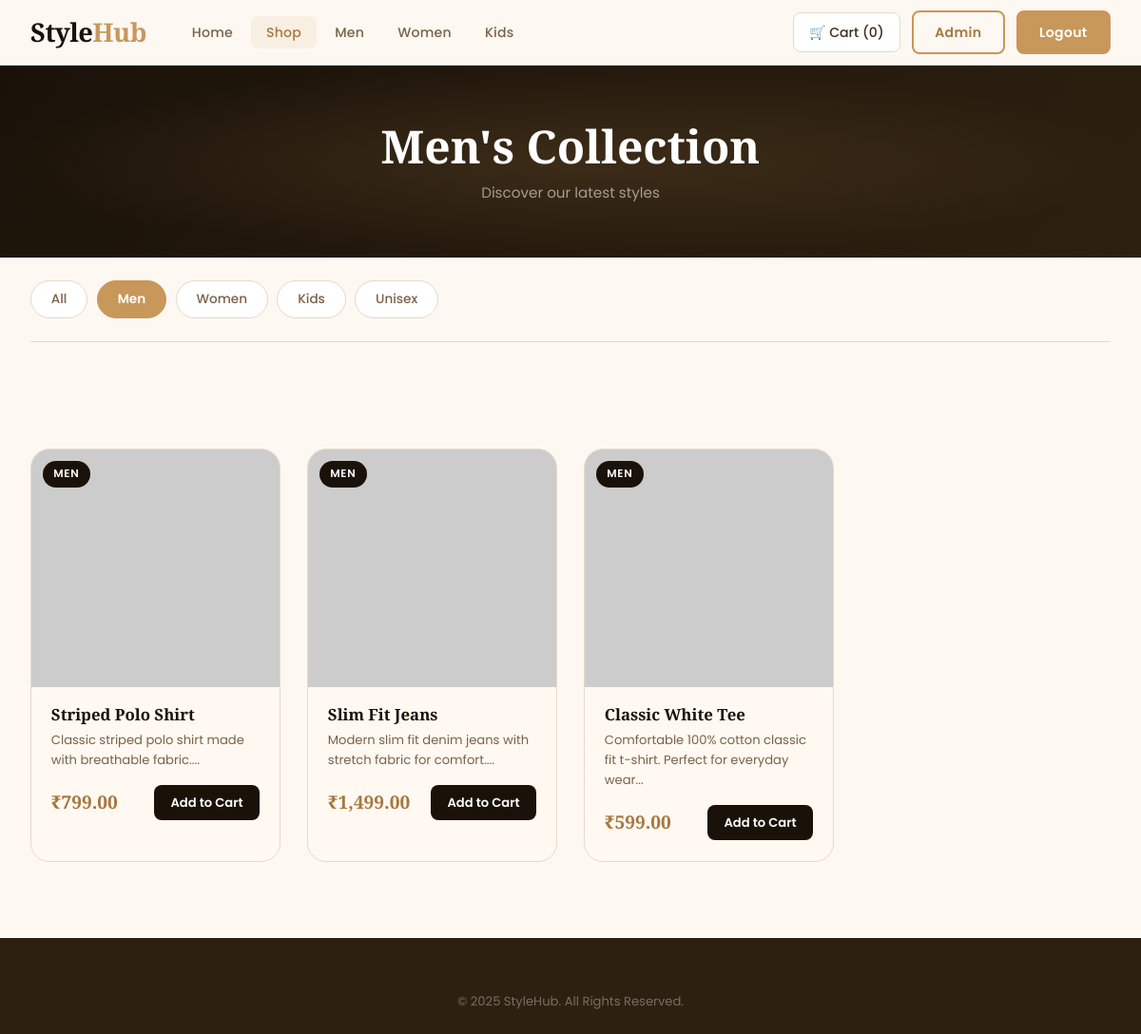
The app's page /products.php?category=Men (signed in) with its own data.
### tables this page shows
CREATE TABLE products (
    id INT AUTO_INCREMENT PRIMARY KEY,
    name VARCHAR(150) NOT NULL,
    description TEXT,
    price DECIMAL(10,2) NOT NULL,
    category VARCHAR(50) NOT NULL,         
    image VARCHAR(255) DEFAULT 'placeholder.jpg',
    stock INT DEFAULT 10,
    created_at TIMESTAMP DEFAULT CURRENT_TIMESTAMP
);

### products.php (the view, shortened to what this page needs)
<?php
require_once 'config.php';
$category = isset($_GET['category']) ? trim($_GET['category']) : '';
if (!empty($category)) {
    $stmt = mysqli_prepare($conn, "SELECT * FROM products WHERE category = ? ORDER BY id DESC");
    mysqli_stmt_bind_param($stmt, "s", $category);
    mysqli_stmt_execute($stmt);
    $result = mysqli_stmt_get_result($stmt);
} else {
    $result = mysqli_query($conn, "SELECT * FROM products ORDER BY id DESC");
}
$cart_count = 0;
if (isset($_SESSION['user_id'])) {
    $cc = mysqli_prepare($conn, "SELECT SUM(quantity) as total FROM cart WHERE user_id = ?");
    mysqli_stmt_bind_param($cc, "i", $_SESSION['user_id']);
    mysqli_stmt_execute($cc);
    $cart_count = (int)(mysqli_fetch_assoc(mysqli_stmt_get_result($cc))['total'] ?? 0);
}
?>
<!DOCTYPE html>
<html lang="en">
<head>
    <link rel="stylesheet" href="style.css">
</head>
<body>
<nav class="navbar">
    <div class="nav-container">
        <a href="index.php" class="logo">Style<span>Hub</span></a>
        <ul class="nav-links">
            <li><a href="index.php">Home</a></li>
            <li><a href="products.php" class="active">Shop</a></li>
            <li><a href="products.php?category=Men">Men</a></li>
            <li><a href="products.php?category=Women">Women</a></li>
            <li><a href="products.php?category=Kids">Kids</a></li>
        </ul>
        <div class="nav-right">
            <?php if (isset($_SESSION['user_id'])): ?>
                <a href="cart.php" class="btn-icon">🛒 Cart (<?= $cart_count ?>)</a>
                <?php if ($_SESSION['is_admin']): ?>
                    <a href="admin.php" class="btn-outline">Admin</a>
                <?php endif; ?>
                <a href="logout.php" class="btn-primary">Logout</a>
            <?php else: ?>
                <a href="login.php" class="btn-outline">Login</a>
                <a href="register.php" class="btn-primary">Register</a>
            <?php endif; ?>
        </div>
    </div>
</nav>
<div class="page-header">
    <h1><?= $category ? htmlspecialchars($category) . "'s Collection" : "All Products" ?></h1>
    <p>Discover our latest styles</p>
</div>
<div class="container">
    <div class="filter-bar">
        <a href="products.php" class="filter-btn <?= empty($category) ? 'active' : '' ?>">All</a>
        <a href="products.php?category=Men" class="filter-btn <?= $category == 'Men' ? 'active' : '' ?>">Men</a>
        <a href="products.php?category=Women" class="filter-btn <?= $category == 'Women' ? 'active' : '' ?>">Women</a>
        <a href="products.php?category=Kids" class="filter-btn <?= $category == 'Kids' ? 'active' : '' ?>">Kids</a>
        <a href="products.php?category=Unisex" class="filter-btn <?= $category == 'Unisex' ? 'active' : '' ?>">Unisex</a>
    </div>
</div>
<section class="products-section">
    <div class="container">
        <?php if (mysqli_num_rows($result) == 0): ?>
            <div class="empty-state">
                <div class="empty-icon">👕</div>
                <h3>No products found</h3>
                <p>Try a different category</p>
                <a href="products.php" class="btn-primary">View All</a>
            </div>
        <?php else: ?>
            <div class="product-grid">
                <?php while ($product = mysqli_fetch_assoc($result)): ?>
                <div class="product-card">
                    <div class="product-img">
                        <img src="uploads/<?= htmlspecialchars($product['image']) ?>"
                             alt="<?= htmlspecialchars($product['name']) ?>"
                             onerror="this.src='https://placehold.co/300x380/f5e8d5/c8975a?text=No+Image'">
                        <span class="product-badge"><?= htmlspecialchars($product['category']) ?></span>
                    </div>
                    <div class="product-info">
                        <h3><?= htmlspecialchars($product['name']) ?></h3>
                        <p class="product-desc"><?= htmlspecialchars(substr($product['description'], 0, 70)) ?>...</p>
                        <div class="product-footer">
                            <span class="price"><?= CURRENCY . number_format($product['price'], 2) ?></span>
                            <?php if (isset($_SESSION['user_id'])): ?>
                                <a href="cart.php?action=add&id=<?= $product['id'] ?>"
                                   class="btn-cart"
                                   onclick="showToast('Added to cart!')">
                                    Add to Cart
                                </a>
                            <?php else: ?>
                                <a href="login.php" class="btn-cart">Login to Buy</a>
                            <?php endif; ?>
                        </div>
                    </div>
                </div>
                <?php endwhile; ?>
            </div>
        <?php endif; ?>
    </div>
</section>
<footer class="footer">
    <div class="container">
        <div class="footer-bottom">
            <p>&copy; 2025 StyleHub. All Rights Reserved.</p>
        </div>
    </div>
</footer>
</body>
</html>

### records on screen
products: category "MEN", name "Striped Polo Shirt", description "Classic striped polo shirt made with breathable fabric.", price "799.00"
products: category "MEN", name "Slim Fit Jeans", description "Modern slim fit denim jeans with stretch fabric for comfort.", price "1,499.00"
products: category "MEN", name "Classic White Tee", description "Comfortable 100% cotton classic fit t-shirt. Perfect for everyday wear", price "599.00"

### other values on screen
$cart_count "0"
$category "Men"
